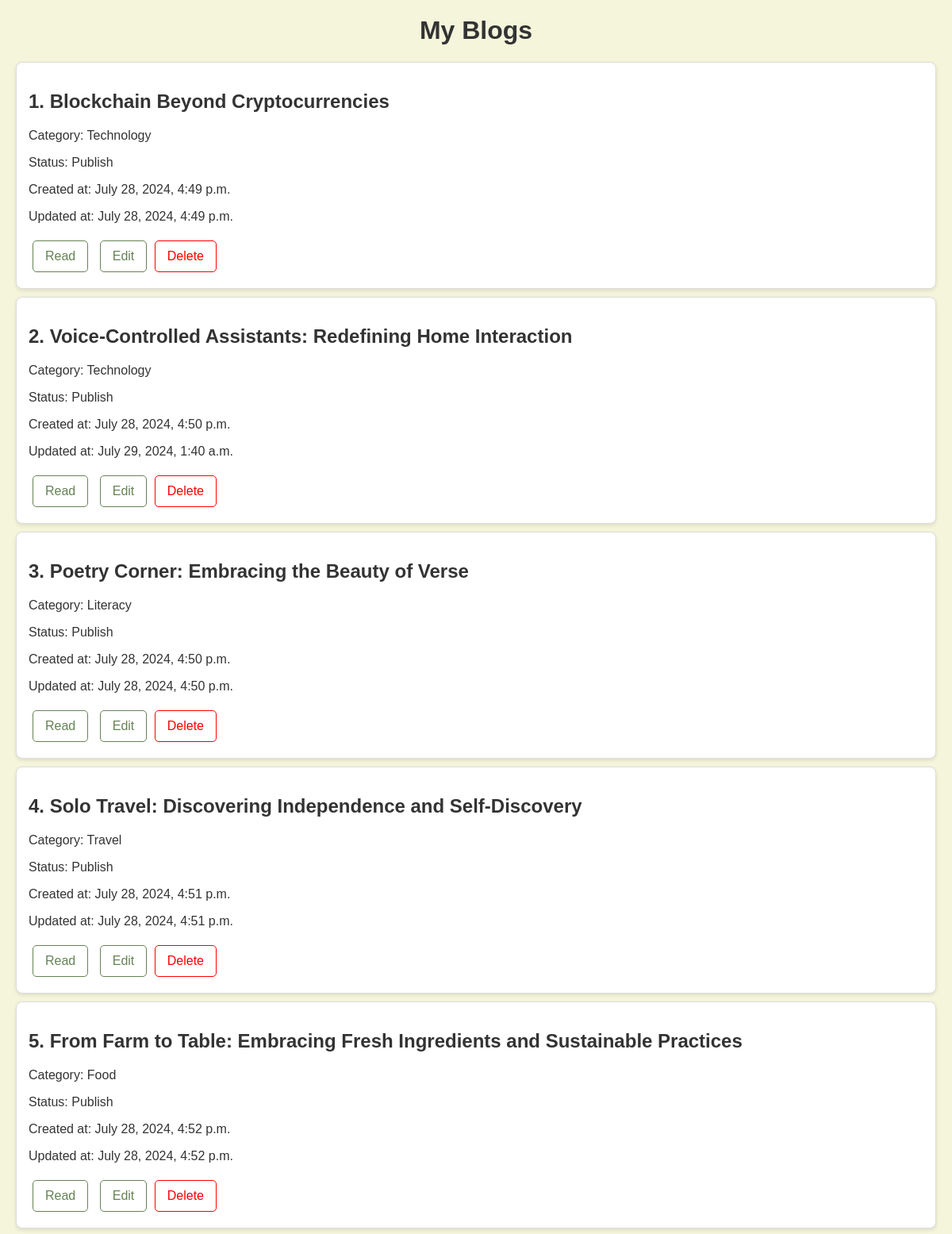
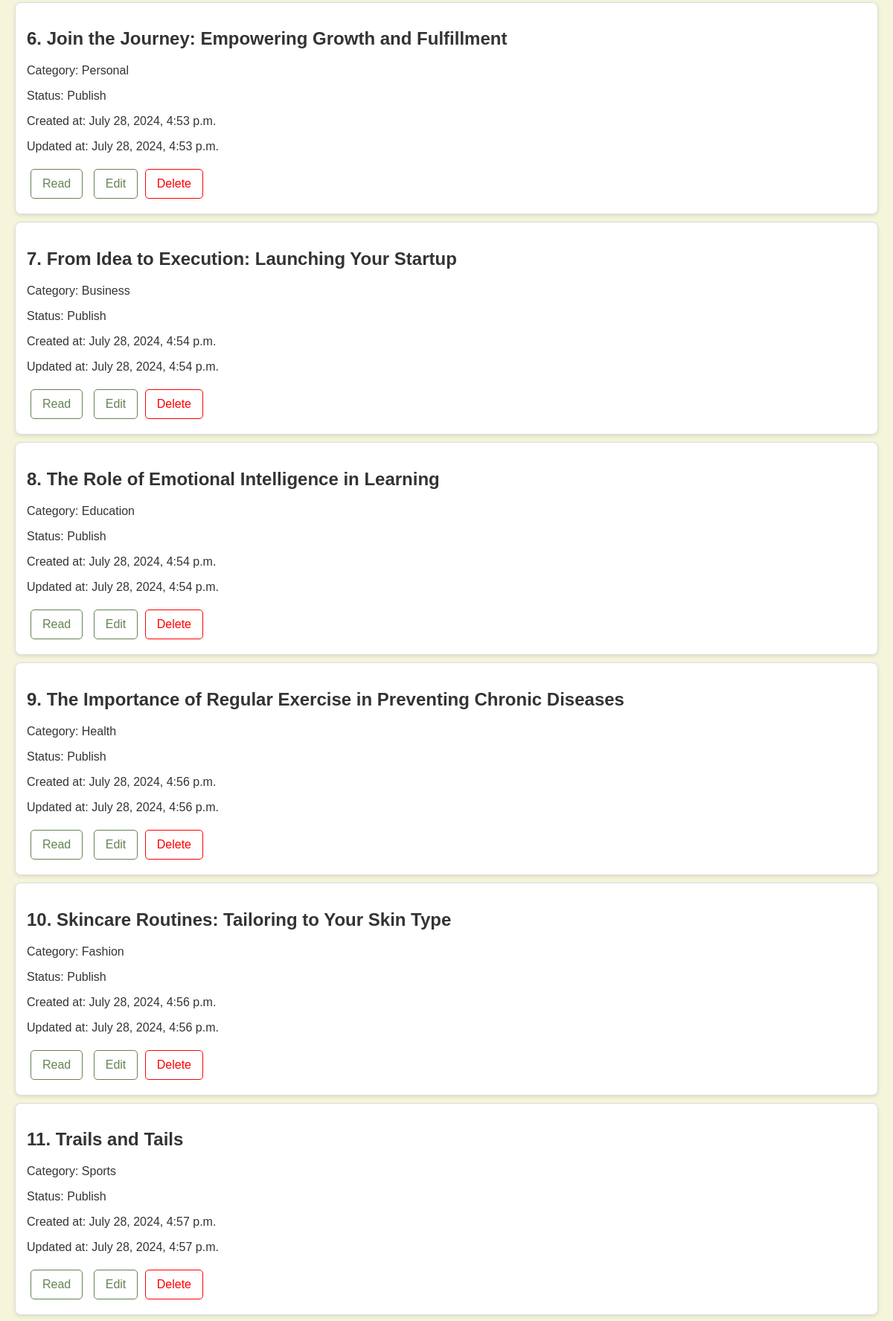
The page /blog_list/ (signed in, upper part) on the database its author committed (2 pictures, top to bottom).
### blogapp/models.py (models this page shows, shortened)
class Blog(models.Model):
    STATUS_CHOICES = [
        ('publish', 'Publish'),
    ]
    CATEGORY_CHOICES = [
        ('technology', 'Technology'),
        ('literacy', 'Literacy'),
        ('travel', 'Travel'),
        ('food', 'Food'),
        ('personal', 'Personal'),
        ('business', 'Business'),
        ('education', 'Education'),
        ('health', 'Health'),
        ('fashion', 'Fashion'),
        ('sports', 'Sports'),
        ('artistic', 'Artistic'),
        ('Other', 'Other'),
    ]
    title = models.CharField(max_length=200)
    status = models.CharField(max_length=10, choices=STATUS_CHOICES, default='publish')
    category = models.CharField(max_length=20, choices=CATEGORY_CHOICES, default='Other')
    content = models.TextField()
    author = models.ForeignKey(User, on_delete=models.CASCADE, null=True, blank=True)
    created_at = models.DateTimeField(auto_now_add=True)
    updated_at = models.DateTimeField(auto_now=True)

### blogapp/views.py (the view)
# urls.py: path('blog_list/', views.blog_list, name='blog_list'),
def blog_list(request):
    blogs = Blog.objects.filter(author=request.user)
    return render(request, 'blog_list.html', {'blogs': blogs})

### blogapp/templates/blog_list.html (shortened to what this page needs)
<!DOCTYPE html>
<html lang="en">
<head>
    {% load static %}
    <link rel="stylesheet" href="{% static 'css/blog_list.css' %}">
</head>
<body>
    <h1>My Blogs</h1>
    <ul>
        {% for blog in blogs %}
            <li>
                <h2>{{ forloop.counter }}. {{ blog.title }}</h2>
                <p>Category: {{ blog.get_category_display }}</p>
                <p>Status: {{ blog.get_status_display }}</p>
                <p>Created at: {{ blog.created_at }}</p>
                <p>Updated at: {{ blog.updated_at }}</p>
                <button class="button-link action-button1" onclick="toggleContent('{{ blog.id }}')">Read</button>
                <form action="{% url 'edit_blog' blog.id %}" method="get" style="display:inline;">
                    <button type="submit" class="button-link action-button1">Edit</button>
                </form>
                <form action="{% url 'delete_blog' blog.id %}" method="post" style="display:inline;">
                    <button type="submit" class="delete-button" onclick="return confirm('Are you sure you want to delete this blog?');">Delete</button>
                </form>
            </li>
        {% endfor %}
    </ul>
</body>
</html>

### blogapp/static/css/blog_list.css (style rules this page uses)
body { font-family: Arial, sans-serif; background-color: beige; color: #333; margin: 0; padding: 0; }
h1 { text-align: center; color: #333; margin-top: 20px; font-size: 2em; }
ul { list-style-type: none; padding: 0; margin: 20px; }
li { border: 1px solid #ddd; border-radius: 8px; margin: 10px 0; padding: 15px; background-color: #fff; box-shadow: 0 2px 5px rgba(0,0,0,0.1); }
.button-link { display: inline-block; padding: 10px 15px; margin: 5px; border-radius: 5px; text-decoration: none; font-size: 16px; cursor: pointer; transition: background-color 0.3s ease, color 0.3s ease; background-color: #658354; color: white; }
.action-button1 { background-color: transparent ; color: #658354; border: 1px solid #658354; }
.delete-button { background-color: transparent; color: red; border: 1px solid red; padding: 10px 15px; border-radius: 5px; font-size: 16px; }
form button { border: none; cursor: pointer; }

### rows shown on the page
Blog: title "Blockchain Beyond Cryptocurrencies", category "Technology", status "Publish", created_at "July 28, 2024, 4:49 p.m.", updated_at "July 28, 2024, 4:49 p.m."
Blog: title "Voice-Controlled Assistants: Redefining Home Interaction", category "Technology", status "Publish", created_at "July 28, 2024, 4:50 p.m.", updated_at "July 29, 2024, 1:40 a.m."
Blog: title "Poetry Corner: Embracing the Beauty of Verse", category "Literacy", status "Publish", created_at "July 28, 2024, 4:50 p.m.", updated_at "July 28, 2024, 4:50 p.m."
Blog: title "Solo Travel: Discovering Independence and Self-Discovery", category "Travel", status "Publish", created_at "July 28, 2024, 4:51 p.m.", updated_at "July 28, 2024, 4:51 p.m."
Blog: title "From Farm to Table: Embracing Fresh Ingredients and Sustainable Practices", category "Food", status "Publish", created_at "July 28, 2024, 4:52 p.m.", updated_at "July 28, 2024, 4:52 p.m."
Blog: title "Join the Journey: Empowering Growth and Fulfillment", category "Personal", status "Publish", created_at "July 28, 2024, 4:53 p.m.", updated_at "July 28, 2024, 4:53 p.m."
Blog: title "From Idea to Execution: Launching Your Startup", category "Business", status "Publish", created_at "July 28, 2024, 4:54 p.m.", updated_at "July 28, 2024, 4:54 p.m."
Blog: title "The Role of Emotional Intelligence in Learning", category "Education", status "Publish", created_at "July 28, 2024, 4:54 p.m.", updated_at "July 28, 2024, 4:54 p.m."
Blog: title "The Importance of Regular Exercise in Preventing Chronic Diseases", category "Health", status "Publish", created_at "July 28, 2024, 4:56 p.m.", updated_at "July 28, 2024, 4:56 p.m."
Blog: title "Skincare Routines: Tailoring to Your Skin Type", category "Fashion", status "Publish", created_at "July 28, 2024, 4:56 p.m.", updated_at "July 28, 2024, 4:56 p.m."
Blog: title "Trails and Tails", category "Sports", status "Publish", created_at "July 28, 2024, 4:57 p.m.", updated_at "July 28, 2024, 4:57 p.m."
